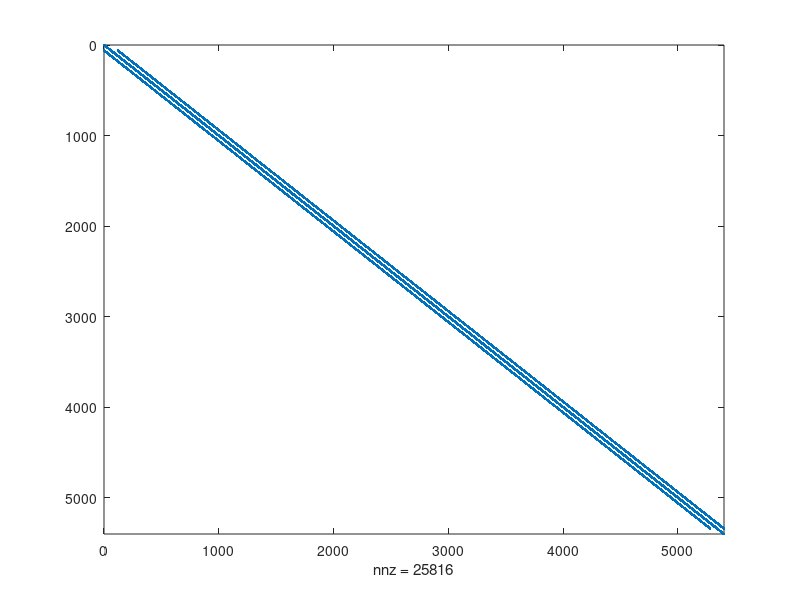
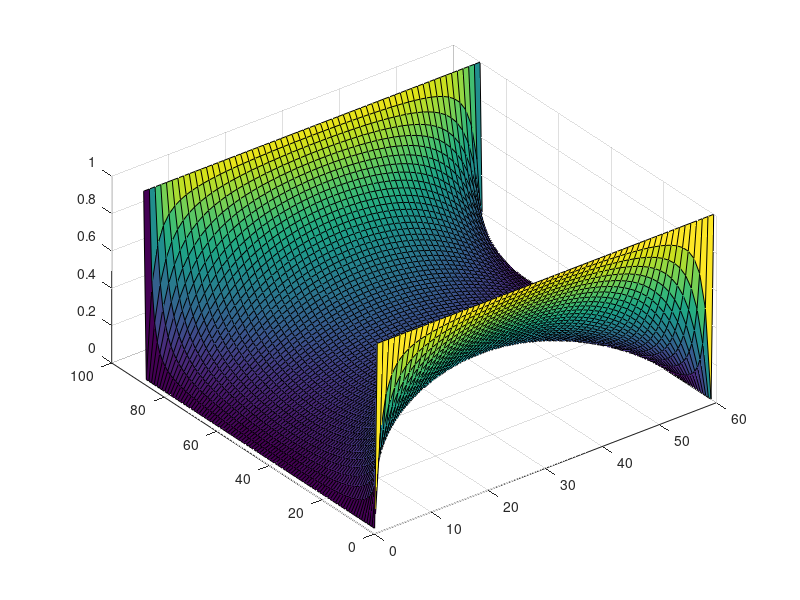

These figures' MATLAB source, in order:
% ELEC4700 Assignment 2: Finite Difference Method

% Initialization

clear all;
close all;
clc;
set(0,'DefaultFigureWindowStyle','docked');

% Solving V=V0 @ x=0 and V=0 @ x=L in region LxW
% Implement funtion 'pbaspect' to fix Z aspect ratio

L = 90;
W = 2/3 * L;
V0 = 1;

fMesh = 1;                  % Mesh factor
nx = fMesh*L;
ny = fMesh*W;
G = sparse(nx*ny);
%V = sparse(nx,ny);
F = sparse(1,nx*ny);

La = linspace(0,L,nx);
Wa = linspace(0,W,ny);

for i = 1:nx                %Iteration through length
    for j = 1:ny            %Iteration through width
        n = j + (i-1)*ny;

        if i == 1          % x=0 BCs
            G(n,:) = 0;
            G(n,n) = 1;
            F(n) = 1;
        elseif i == nx     % x=1 BCs
            G(n,:) = 0;
            G(n,n) = 1;
            %F(n) = 0;       %F(n)=0 sets z at final width to 0
            
% COMMENT BELOW FOR 1a
            F(n) = 1;       %F(n)=1 sets z at final width to 1
            
        elseif j == 1                 % y=0 BCs
            nxm = j + (i-2)*ny;
            nxp = j + (i)*ny;
            nyp = j+1 + (i-1)*ny;
            
            G(n,n) = 1;
        elseif j == ny                % y=1 BCs
            nxm = j + (i-2)*ny;
            nxp = j + (i)*ny;
            nym = j-1 + (i-1)*ny;
            
            G(n,n) = 1;
            
            
% COMMENT ABOVE FOR 1a
            
        else
            nxm = j + (i-2)*ny;
            nxp = j + (i)*ny;
            nym = j-1 + (i-1)*ny;
            nyp = j+1 + (i-1)*ny;
            
            G(n,n) = -(4);
            G(n,nxm) = 1;
            G(n,nxp) = 1;
            G(n,nym) = 1;
            G(n,nyp) = 1;
        end
            
    end
end
figure(1)
spy(G)

V = G\F';

Vmap = zeros(nx,ny);
for i = 1:nx
    for j = 1:ny
        n = j + (i-1)*ny;
        Vmap(i,j) = V(n);
    end
end

figure(2)
surf(Vmap)
pbaspect([1 1 0.5])


% Analytical series solution
